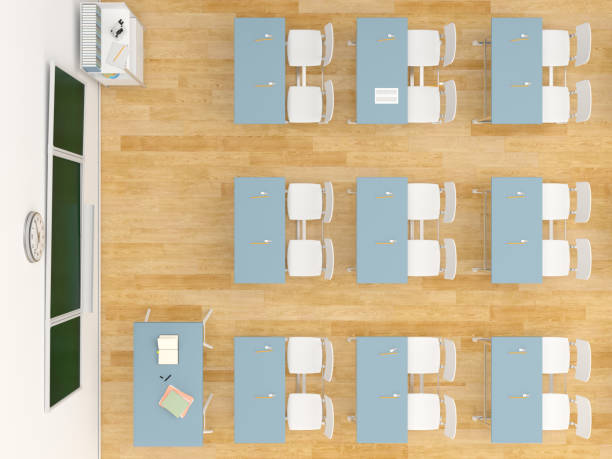
#> input picture Prueba_Mapeo/aula4.png, 612 x 459 px
$ python inicio_fin.py
#> lines starting #> are read from the running program, lines starting #| are printed output that depends on the picture; after the words box and inside, x2 and y2 are one past the last pixel; in counts of white or black regions, pixels touching at a corner belong together
import cv2
import numpy as np
import matplotlib.pyplot as plt
import heapq
import time

# === Parámetros ===
robot_size_cm = 5
image_path = "aula4.png"
room_size_cm = (500, 500)

# === Cargar imagen ===
img = cv2.imread(image_path)
#> img is the input picture: shape (459, 612, 3); mean B, G, R 157.1, 186.4, 201.6
if img is None:
    raise FileNotFoundError(f"No se pudo cargar la imagen en '{image_path}'")

gray = cv2.cvtColor(img, cv2.COLOR_BGR2GRAY)
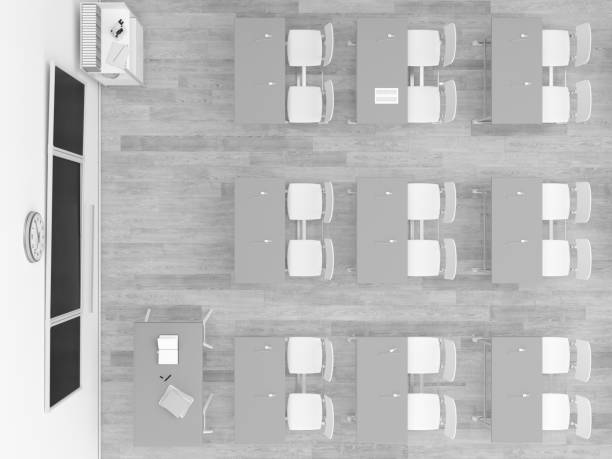
#> gray: shape (459, 612); min 21, max 255, mean 187.6
_, binary = cv2.threshold(gray, 0, 255, cv2.THRESH_BINARY + cv2.THRESH_OTSU)
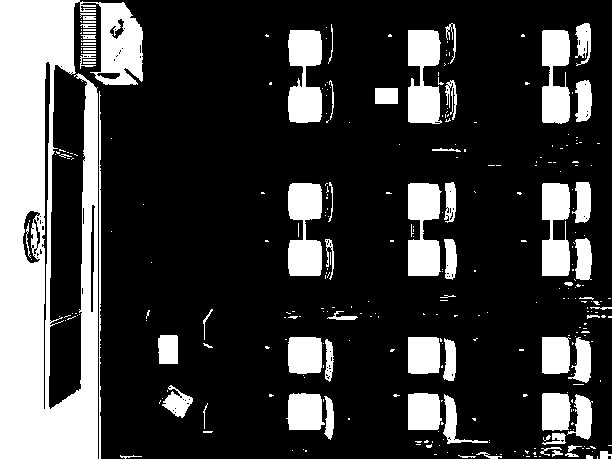
#> binary: shape (459, 612); 23.5% white; 321 white regions (248 under 20 px), largest, box (x1, y1, x2, y2) and area: (0, 0, 143, 459) 34415, (288, 183, 322, 276) 2436, (288, 30, 322, 123) 2418

img_height, img_width = binary.shape
#> img_height = 459; img_width = 612
scale_x = room_size_cm[0] / img_width
#> scale_x = 0.817
scale_y = room_size_cm[1] / img_height
#> scale_y = 1.09
pixels_per_cell_x = int(robot_size_cm / scale_x)
#> pixels_per_cell_x = 6
pixels_per_cell_y = int(robot_size_cm / scale_y)
#> pixels_per_cell_y = 4

# === Variables globales ===
start_pixel_color = None
selected_points = []
obstacle_color = None

# === Obtener tamaño de la grilla anticipadamente ===
temp_grid = []
for y in range(0, img_height, pixels_per_cell_y):
    row = []
    for x in range(0, img_width, pixels_per_cell_x):
        row.append(0)
    temp_grid.append(row)
temp_grid = np.array(temp_grid)
grid_rows, grid_cols = temp_grid.shape
#> grid_rows = 115; grid_cols = 102

# === Callback de clic para seleccionar puntos ===
# [33 lines left out: function on_click, not called in this run]

# === Mostrar imagen para clics ===
fig, ax = plt.subplots()
ax.imshow(binary, cmap='gray')
plt.title("Seleccioná INICIO (clic 1) y FIN (clic 2)")
cid = fig.canvas.mpl_connect('button_press_event', on_click)
plt.show()

if len(selected_points) != 2:
#> (the run stopped early here; a loop or call above may not have finished)

$ run again, with Prueba_Mapeo/Aula.png copied over Prueba_Mapeo/aula4.png
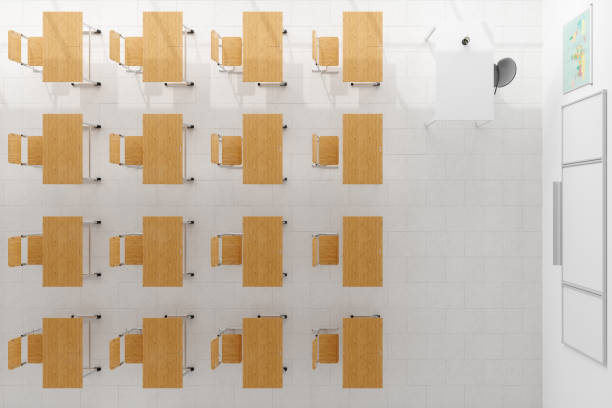
#> input picture Prueba_Mapeo/Aula.png, 612 x 408 px
#> img is the input picture: shape (408, 612, 3); mean B, G, R 172.1, 188.5, 201.9
#> `gray = cv2.cvtColor(img, cv2.COLOR_BGR2GRAY)`:
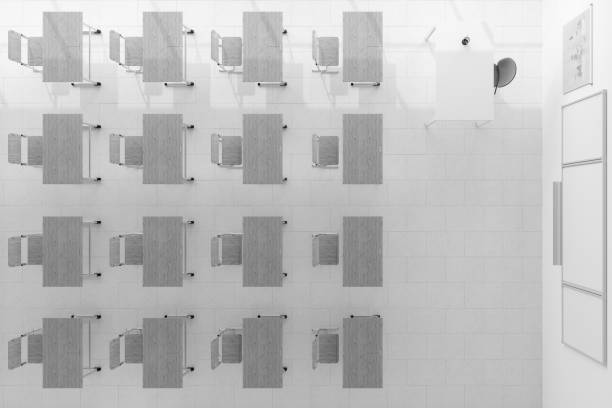
#> gray: shape (408, 612); min 2, max 255, mean 190.6
#> `_, binary = cv2.threshold(gray, 0, 255, cv2.THRESH_BINARY + cv2.THRESH..`:
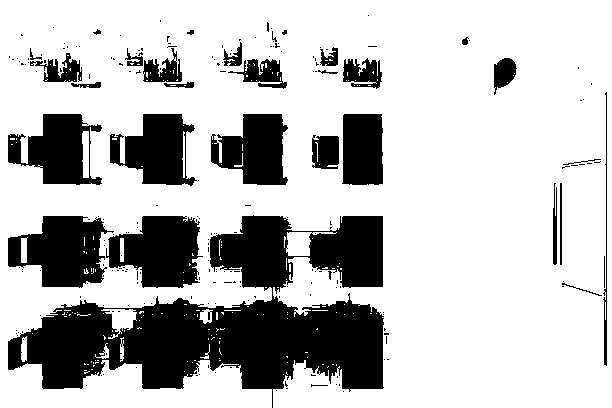
#> binary: shape (408, 612); 74.3% white; 221 black regions (192 under 20 px), largest, box (x1, y1, x2, y2) and area: (8, 215, 384, 408) 33326, (8, 216, 114, 288) 4907, (106, 216, 203, 288) 4807
